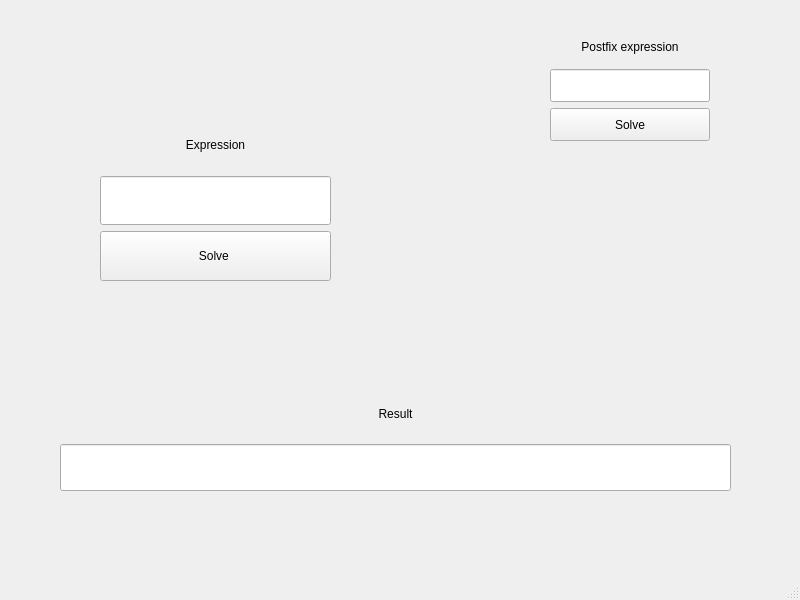
<?xml version="1.0" encoding="UTF-8"?>
<ui version="4.0">
 <class>MainWindow</class>
 <widget class="QMainWindow" name="MainWindow">
  <property name="geometry">
   <rect>
    <x>0</x>
    <y>0</y>
    <width>800</width>
    <height>600</height>
   </rect>
  </property>
  <property name="windowTitle">
   <string>MainWindow</string>
  </property>
  <widget class="QWidget" name="centralwidget">
   <widget class="QWidget" name="gridLayoutWidget">
    <property name="geometry">
     <rect>
      <x>100</x>
      <y>120</y>
      <width>231</width>
      <height>161</height>
     </rect>
    </property>
    <layout class="QGridLayout" name="gridLayout">
     <item row="0" column="0">
      <widget class="QLabel" name="label">
       <property name="text">
        <string>Expression</string>
       </property>
       <property name="alignment">
        <set>Qt::AlignCenter</set>
       </property>
      </widget>
     </item>
     <item row="2" column="0">
      <widget class="QPushButton" name="solveExpressionButton">
       <property name="sizePolicy">
        <sizepolicy hsizetype="Minimum" vsizetype="Preferred">
         <horstretch>0</horstretch>
         <verstretch>0</verstretch>
        </sizepolicy>
       </property>
       <property name="text">
        <string>Solve </string>
       </property>
      </widget>
     </item>
     <item row="1" column="0">
      <widget class="QLineEdit" name="expressionInput">
       <property name="sizePolicy">
        <sizepolicy hsizetype="Expanding" vsizetype="Preferred">
         <horstretch>0</horstretch>
         <verstretch>0</verstretch>
        </sizepolicy>
       </property>
      </widget>
     </item>
    </layout>
   </widget>
   <widget class="QWidget" name="gridLayoutWidget_2">
    <property name="geometry">
     <rect>
      <x>550</x>
      <y>30</y>
      <width>160</width>
      <height>111</height>
     </rect>
    </property>
    <layout class="QGridLayout" name="gridLayout_2">
     <item row="1" column="0">
      <widget class="QLineEdit" name="expressionPostfixOutput">
       <property name="sizePolicy">
        <sizepolicy hsizetype="Preferred" vsizetype="Preferred">
         <horstretch>0</horstretch>
         <verstretch>0</verstretch>
        </sizepolicy>
       </property>
       <property name="readOnly">
        <bool>true</bool>
       </property>
      </widget>
     </item>
     <item row="0" column="0">
      <widget class="QLabel" name="label_2">
       <property name="text">
        <string>Postfix expression</string>
       </property>
       <property name="alignment">
        <set>Qt::AlignCenter</set>
       </property>
      </widget>
     </item>
     <item row="2" column="0">
      <widget class="QPushButton" name="solvePostfixExpressionButton">
       <property name="sizePolicy">
        <sizepolicy hsizetype="Minimum" vsizetype="Preferred">
         <horstretch>0</horstretch>
         <verstretch>0</verstretch>
        </sizepolicy>
       </property>
       <property name="text">
        <string>Solve</string>
       </property>
      </widget>
     </item>
    </layout>
   </widget>
   <widget class="QWidget" name="gridLayoutWidget_3">
    <property name="geometry">
     <rect>
      <x>60</x>
      <y>390</y>
      <width>671</width>
      <height>101</height>
     </rect>
    </property>
    <layout class="QGridLayout" name="expressionResultGridLayout">
     <item row="1" column="0">
      <widget class="QLineEdit" name="expressionResultOutput">
       <property name="sizePolicy">
        <sizepolicy hsizetype="Expanding" vsizetype="Preferred">
         <horstretch>0</horstretch>
         <verstretch>0</verstretch>
        </sizepolicy>
       </property>
       <property name="readOnly">
        <bool>true</bool>
       </property>
      </widget>
     </item>
     <item row="0" column="0">
      <widget class="QLabel" name="label_3">
       <property name="text">
        <string>Result</string>
       </property>
       <property name="alignment">
        <set>Qt::AlignCenter</set>
       </property>
      </widget>
     </item>
    </layout>
   </widget>
  </widget>
  <widget class="QMenuBar" name="menubar">
   <property name="geometry">
    <rect>
     <x>0</x>
     <y>0</y>
     <width>800</width>
     <height>26</height>
    </rect>
   </property>
  </widget>
  <widget class="QStatusBar" name="statusbar"/>
 </widget>
 <resources/>
 <connections/>
</ui>
